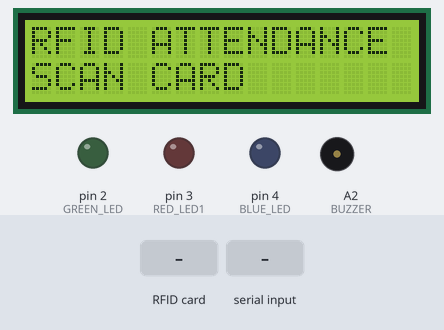
Recording of a sketch running on a simulated Arduino Uno, built with avr-gcc and run on an emulated ATmega328P. Parts: 16×2 character LCD, output pins drawn as LEDs (lit = HIGH), buzzer (waves = sounding). Inputs (shaded band) come from the test bench. Pins used as bus, display or sensor lines are not drawn; what the sketch prints to the serial monitor is not drawn.

Above: at 3.3 s.
3.4 s: RFID card 5E 7A 19 C4 held to the reader
At 3.52 s:
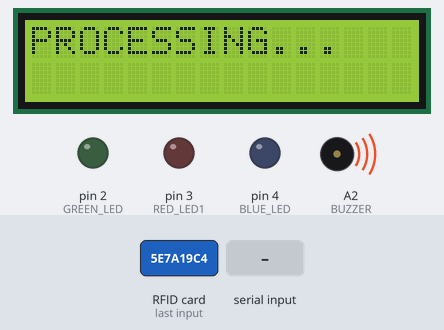
At 4.6 s:
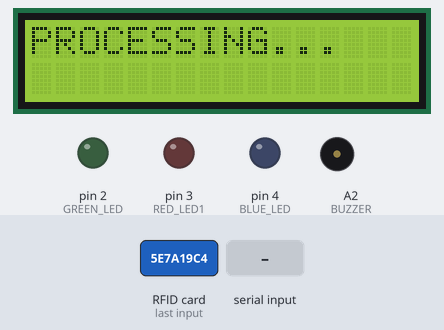
5.1 s: "PRESENT:\n" received over Serial
At 6.5 s:
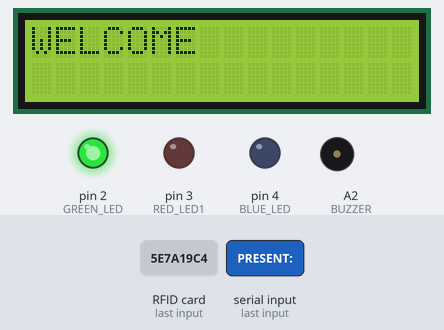
Timing chart, 0 to 8.8 s (numbered marks = the images above; inputs shaded):
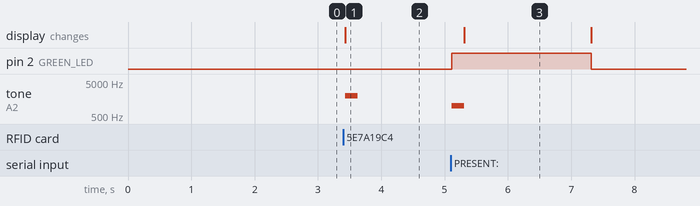

The sketch:

RFID_Attendance.ino
```cpp
#include <SPI.h>
#include <MFRC522.h>
#include <LiquidCrystal.h>

// RFID Pins
#define SS_PIN 10
#define RST_PIN 9

//BUZZER
#define BUZZER A2

// LEDs
#define GREEN_LED 2
#define RED_LED1 3
#define BLUE_LED 4

// LCD Pins
LiquidCrystal lcd(7, 6, 5, 8, A0, A1);

MFRC522 rfid(SS_PIN, RST_PIN);

void setup()
{
  Serial.begin(9600);

  SPI.begin();
  rfid.PCD_Init();

  pinMode(BUZZER, OUTPUT);

  pinMode(GREEN_LED, OUTPUT);
  pinMode(RED_LED1, OUTPUT);
  pinMode(BLUE_LED, OUTPUT);

  lcd.begin(16, 2);

  lcd.clear();
  lcd.setCursor(0, 0);
  lcd.print("RFID ATTENDANCE");

  lcd.setCursor(0, 1);
  lcd.print("SCAN CARD");

  delay(2000);
}

void loop()
{
  // Wait for card
  if (!rfid.PICC_IsNewCardPresent())
    return;

  if (!rfid.PICC_ReadCardSerial())
    return;

  // Read UID
  String uid = "";

  for (byte i = 0; i < rfid.uid.size; i++)
  {
    if (rfid.uid.uidByte[i] < 0x10)
      uid += "0";

    uid += String(rfid.uid.uidByte[i], HEX);
  }

  uid.toUpperCase();

  // Send UID to Python
  Serial.println(uid);

  lcd.clear();
  lcd.setCursor(0, 0);
  lcd.print("PROCESSING...");

  tone(BUZZER, 2000);
  delay(200);
  noTone(BUZZER);


  unsigned long startTime = millis();

  while (millis() - startTime < 5000)
  {
    if (Serial.available())
    {
      String message = Serial.readStringUntil('\n');
      message.trim();

      if (message.startsWith("PRESENT:"))
      {
        String name = message.substring(8);

        digitalWrite(GREEN_LED, HIGH);

        tone(BUZZER, 1000);
        delay(200);
        noTone(BUZZER);

        lcd.clear();
        lcd.setCursor(0, 0);
        lcd.print("WELCOME");

        lcd.setCursor(0, 1);
        lcd.print(name);

        delay(2000);

        digitalWrite(GREEN_LED, LOW);
      }

      else if (message.startsWith("CHECKOUT:"))
      {
        String name = message.substring(9);

        digitalWrite(GREEN_LED, HIGH);

        tone(BUZZER, 1200);
        delay(200);
        noTone(BUZZER);

        lcd.clear();
        lcd.setCursor(0, 0);
        lcd.print("GOODBYE");

        lcd.setCursor(0, 1);
        lcd.print(name);

        delay(3000);

        digitalWrite(GREEN_LED, LOW);
      }

      else if (message == "DUPLICATE")
      {
        digitalWrite(BLUE_LED, HIGH);

        tone(BUZZER, 500);
        delay(800);
        noTone(BUZZER);

        lcd.clear();
        lcd.setCursor(0, 0);
        lcd.print("ALREADY");

        lcd.setCursor(0, 1);
        lcd.print("RECORDED");

        delay(3000);

        digitalWrite(BLUE_LED, LOW);
      }

      else if (message == "NOTFOUND")
      {
        digitalWrite(RED_LED1, HIGH);

        tone(BUZZER, 800);
        delay(150);
        noTone(BUZZER);

        delay(100);

        tone(BUZZER, 800);
        delay(150);
        noTone(BUZZER);

        lcd.clear();
        lcd.setCursor(0, 0);
        lcd.print("UNKNOWN");

        lcd.setCursor(0, 1);
        lcd.print("CARD");

        delay(3000);

        digitalWrite(RED_LED1, LOW);
      }

      break;
    }
  }

  lcd.clear();
  lcd.setCursor(0, 0);
  lcd.print("SCAN CARD");

  lcd.setCursor(0, 1);
  lcd.print("READY");

  rfid.PICC_HaltA();
  rfid.PCD_StopCrypto1();
  delay(1500);
}
```

Measured:
- after the input at 3.4 s, tone on A2 (BUZZER): silent → 2000 Hz at once, → silent 0.20 s later; the display: changes at once (image 1)
- after the input at 5.1 s, pin 2 (GREEN_LED): LOW → HIGH at once, → LOW 2.2 s later; tone on A2 (BUZZER): silent → 1000 Hz at once, → silent 0.20 s later; the display: changes after 0.21 s (image 3)
- what the display in image 3 shows lasts 2.0 s, from 5.3 s to 7.3 s
